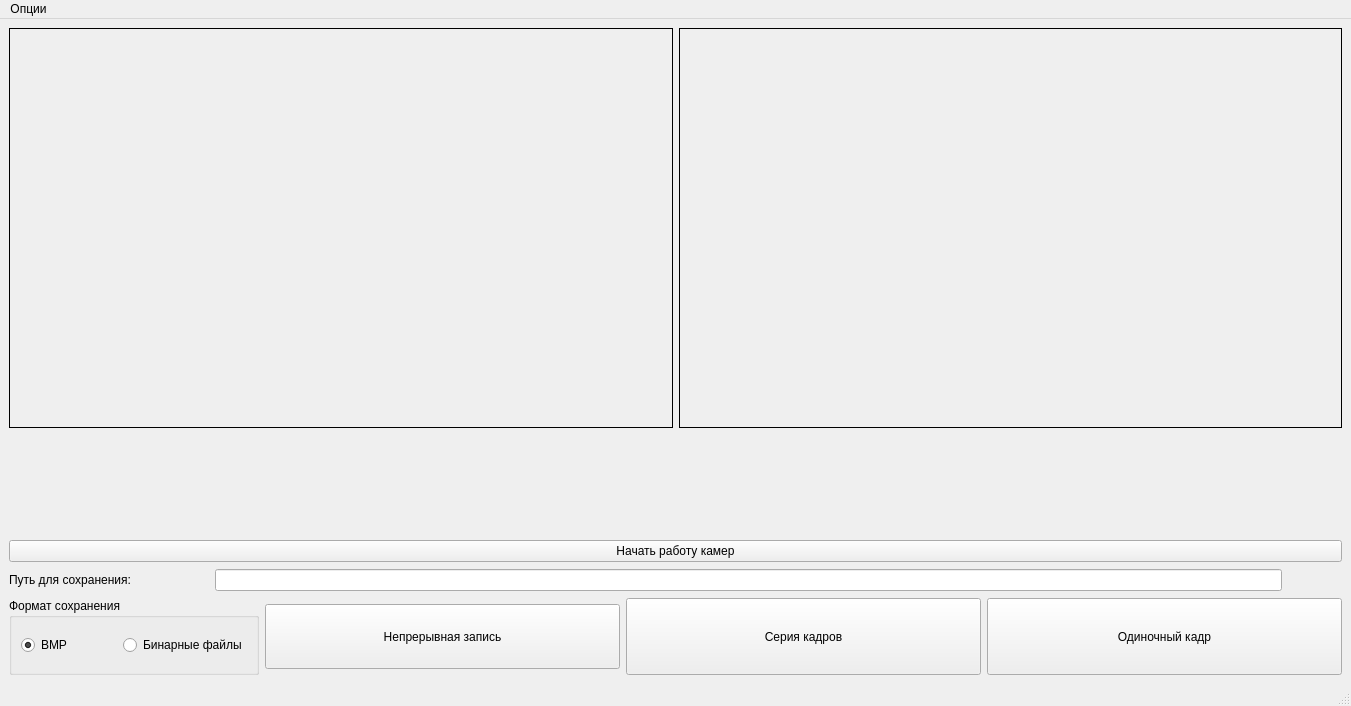
<?xml version="1.0" encoding="UTF-8"?>
<ui version="4.0">
 <class>BaslerWindow</class>
 <widget class="QMainWindow" name="BaslerWindow">
  <property name="geometry">
   <rect>
    <x>0</x>
    <y>0</y>
    <width>1351</width>
    <height>706</height>
   </rect>
  </property>
  <property name="windowTitle">
   <string>BaslerWindow</string>
  </property>
  <widget class="QWidget" name="centralwidget">
   <layout class="QVBoxLayout" name="verticalLayout">
    <item>
     <layout class="QHBoxLayout" name="horizontalLayout">
      <item>
       <widget class="QLabel" name="labelOC">
        <property name="sizePolicy">
         <sizepolicy hsizetype="Expanding" vsizetype="Expanding">
          <horstretch>0</horstretch>
          <verstretch>0</verstretch>
         </sizepolicy>
        </property>
        <property name="minimumSize">
         <size>
          <width>600</width>
          <height>400</height>
         </size>
        </property>
        <property name="frameShape">
         <enum>QFrame::Box</enum>
        </property>
        <property name="text">
         <string/>
        </property>
       </widget>
      </item>
      <item>
       <widget class="QLabel" name="labelHS">
        <property name="sizePolicy">
         <sizepolicy hsizetype="Expanding" vsizetype="Expanding">
          <horstretch>0</horstretch>
          <verstretch>0</verstretch>
         </sizepolicy>
        </property>
        <property name="minimumSize">
         <size>
          <width>600</width>
          <height>400</height>
         </size>
        </property>
        <property name="frameShape">
         <enum>QFrame::Box</enum>
        </property>
        <property name="text">
         <string/>
        </property>
        <property name="scaledContents">
         <bool>false</bool>
        </property>
       </widget>
      </item>
     </layout>
    </item>
    <item>
     <layout class="QHBoxLayout" name="horizontalLayout_2">
      <item>
       <widget class="BaslerSettingsForm" name="widgetOCSettings" native="true"/>
      </item>
      <item>
       <widget class="BaslerSettingsForm" name="widgetHSSettings" native="true">
        <property name="minimumSize">
         <size>
          <width>0</width>
          <height>100</height>
         </size>
        </property>
       </widget>
      </item>
     </layout>
    </item>
    <item>
     <widget class="QPushButton" name="pushButtonStartStop">
      <property name="text">
       <string>Начать работу камер</string>
      </property>
     </widget>
    </item>
    <item>
     <layout class="QHBoxLayout" name="horizontalLayoutSavingPath">
      <item>
       <widget class="QLabel" name="labelSavingText">
        <property name="sizePolicy">
         <sizepolicy hsizetype="Fixed" vsizetype="Preferred">
          <horstretch>0</horstretch>
          <verstretch>0</verstretch>
         </sizepolicy>
        </property>
        <property name="minimumSize">
         <size>
          <width>200</width>
          <height>0</height>
         </size>
        </property>
        <property name="maximumSize">
         <size>
          <width>200</width>
          <height>16777215</height>
         </size>
        </property>
        <property name="text">
         <string>Путь для сохранения:</string>
        </property>
       </widget>
      </item>
      <item>
       <widget class="QLineEdit" name="lineEditSavingPath">
        <property name="minimumSize">
         <size>
          <width>350</width>
          <height>0</height>
         </size>
        </property>
        <property name="readOnly">
         <bool>true</bool>
        </property>
       </widget>
      </item>
      <item>
       <widget class="QPushButton" name="pushButtonOpenFolderSaving">
        <property name="sizePolicy">
         <sizepolicy hsizetype="Fixed" vsizetype="Fixed">
          <horstretch>0</horstretch>
          <verstretch>0</verstretch>
         </sizepolicy>
        </property>
        <property name="minimumSize">
         <size>
          <width>24</width>
          <height>24</height>
         </size>
        </property>
        <property name="maximumSize">
         <size>
          <width>24</width>
          <height>24</height>
         </size>
        </property>
        <property name="focusPolicy">
         <enum>Qt::NoFocus</enum>
        </property>
        <property name="toolTip">
         <string>&lt;html&gt;&lt;head/&gt;&lt;body&gt;&lt;p&gt;&lt;span style=&quot; font-size:12pt;&quot;&gt;Открыть проводник для выбора директории&lt;/span&gt;&lt;/p&gt;&lt;/body&gt;&lt;/html&gt;</string>
        </property>
        <property name="styleSheet">
         <string notr="true">#pushButtonOpenFolderSaving{
background-image: url(:/Icons/folder.png);
background-repeat: none;
border:none;
}
#pushButtonOpenFolderSaving:pressed{

	
	border-image: url(:/Icons/folder_pressed.png);
	

	
}
#pushButtonOpenFolderSaving:hover{

	background-image: url(:/Icons/folder_hover.png);

}</string>
        </property>
        <property name="text">
         <string/>
        </property>
       </widget>
      </item>
      <item>
       <widget class="QPushButton" name="pushButtonOpenDataFolder">
        <property name="sizePolicy">
         <sizepolicy hsizetype="Fixed" vsizetype="Fixed">
          <horstretch>0</horstretch>
          <verstretch>0</verstretch>
         </sizepolicy>
        </property>
        <property name="minimumSize">
         <size>
          <width>24</width>
          <height>24</height>
         </size>
        </property>
        <property name="maximumSize">
         <size>
          <width>24</width>
          <height>24</height>
         </size>
        </property>
        <property name="toolTip">
         <string>&lt;html&gt;&lt;head/&gt;&lt;body&gt;&lt;p&gt;&lt;span style=&quot; font-size:12pt;&quot;&gt;Открыть проводник в отдельном окне&lt;/span&gt;&lt;/p&gt;&lt;/body&gt;&lt;/html&gt;</string>
        </property>
        <property name="styleSheet">
         <string notr="true">#pushButtonOpenDataFolder{
background-image: url(:/Icons/open-folder.png);
background-repeat: none;
border:none;
}
#pushButtonOpenDataFolder:pressed{

	
	border-image: url(:/Icons/open-folder_pressed.png);
	

	
}
#pushButtonOpenDataFolder:hover{

	background-image: url(:/Icons/open-folder_hover.png);

}</string>
        </property>
        <property name="text">
         <string/>
        </property>
       </widget>
      </item>
     </layout>
    </item>
    <item>
     <layout class="QHBoxLayout" name="horizontalLayout_4">
      <item>
       <widget class="QGroupBox" name="groupBoxSavingFormat">
        <property name="maximumSize">
         <size>
          <width>250</width>
          <height>16777215</height>
         </size>
        </property>
        <property name="title">
         <string>Формат сохранения</string>
        </property>
        <layout class="QHBoxLayout" name="horizontalLayout_5">
         <item>
          <widget class="QRadioButton" name="radioButtonSaveBmp">
           <property name="text">
            <string>BMP</string>
           </property>
           <property name="checked">
            <bool>true</bool>
           </property>
          </widget>
         </item>
         <item>
          <widget class="QRadioButton" name="radioButtonSaveBinary">
           <property name="text">
            <string>Бинарные файлы</string>
           </property>
          </widget>
         </item>
        </layout>
       </widget>
      </item>
      <item>
       <widget class="QPushButton" name="pushButtonSaving">
        <property name="sizePolicy">
         <sizepolicy hsizetype="Minimum" vsizetype="Expanding">
          <horstretch>0</horstretch>
          <verstretch>0</verstretch>
         </sizepolicy>
        </property>
        <property name="maximumSize">
         <size>
          <width>16777215</width>
          <height>65</height>
         </size>
        </property>
        <property name="text">
         <string>Непрерывная запись</string>
        </property>
        <property name="checkable">
         <bool>true</bool>
        </property>
       </widget>
      </item>
      <item>
       <widget class="QPushButton" name="pushButtonSeries">
        <property name="sizePolicy">
         <sizepolicy hsizetype="Minimum" vsizetype="Expanding">
          <horstretch>0</horstretch>
          <verstretch>0</verstretch>
         </sizepolicy>
        </property>
        <property name="text">
         <string>Серия кадров</string>
        </property>
       </widget>
      </item>
      <item>
       <widget class="QPushButton" name="pushButtonSingleShot">
        <property name="sizePolicy">
         <sizepolicy hsizetype="Minimum" vsizetype="Expanding">
          <horstretch>0</horstretch>
          <verstretch>0</verstretch>
         </sizepolicy>
        </property>
        <property name="text">
         <string>Одиночный кадр</string>
        </property>
       </widget>
      </item>
     </layout>
    </item>
   </layout>
  </widget>
  <widget class="QMenuBar" name="menubar">
   <property name="geometry">
    <rect>
     <x>0</x>
     <y>0</y>
     <width>1351</width>
     <height>21</height>
    </rect>
   </property>
   <widget class="QMenu" name="menu">
    <property name="title">
     <string>Опции</string>
    </property>
    <widget class="QMenu" name="menu_2">
     <property name="title">
      <string>Режим сохранения</string>
     </property>
     <addaction name="actionSaveOC"/>
     <addaction name="actionSaveHS"/>
    </widget>
    <addaction name="menu_2"/>
    <addaction name="actionShowHsValues"/>
    <addaction name="actionDarkMode"/>
   </widget>
   <addaction name="menu"/>
  </widget>
  <widget class="QStatusBar" name="statusbar"/>
  <action name="actionSaveOC">
   <property name="checkable">
    <bool>true</bool>
   </property>
   <property name="checked">
    <bool>true</bool>
   </property>
   <property name="text">
    <string>Сохранять данные обзорной камеры</string>
   </property>
  </action>
  <action name="actionSaveHS">
   <property name="checkable">
    <bool>true</bool>
   </property>
   <property name="checked">
    <bool>true</bool>
   </property>
   <property name="text">
    <string>Сохранять данные гиперспектрометра</string>
   </property>
  </action>
  <action name="actionShowHsValues">
   <property name="checkable">
    <bool>true</bool>
   </property>
   <property name="checked">
    <bool>true</bool>
   </property>
   <property name="text">
    <string>Отображать значения под курсором для гиперспектрометра</string>
   </property>
  </action>
  <action name="actionDarkMode">
   <property name="checkable">
    <bool>true</bool>
   </property>
   <property name="checked">
    <bool>true</bool>
   </property>
   <property name="text">
    <string>Ночной режим</string>
   </property>
  </action>
 </widget>
 <customwidgets>
  <customwidget>
   <class>BaslerSettingsForm</class>
   <extends>QWidget</extends>
   <header>BaslerSettingsForm.h</header>
   <container>1</container>
  </customwidget>
 </customwidgets>
 <resources/>
 <connections/>
</ui>
